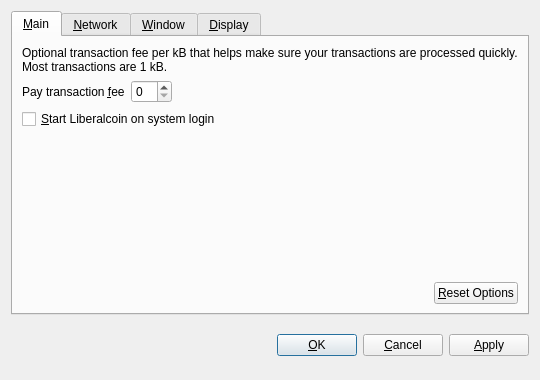
<?xml version="1.0" encoding="UTF-8"?>
<ui version="4.0">
 <class>OptionsDialog</class>
 <widget class="QDialog" name="OptionsDialog">
  <property name="geometry">
   <rect>
    <x>0</x>
    <y>0</y>
    <width>540</width>
    <height>380</height>
   </rect>
  </property>
  <property name="windowTitle">
   <string>Options</string>
  </property>
  <property name="modal">
   <bool>true</bool>
  </property>
  <layout class="QVBoxLayout" name="verticalLayout">
   <item>
    <widget class="QTabWidget" name="tabWidget">
     <property name="tabPosition">
      <enum>QTabWidget::North</enum>
     </property>
     <property name="currentIndex">
      <number>0</number>
     </property>
     <widget class="QWidget" name="tabMain">
      <attribute name="title">
       <string>&amp;Main</string>
      </attribute>
      <layout class="QVBoxLayout" name="verticalLayout_Main">
       <item>
        <widget class="QLabel" name="transactionFeeInfoLabel">
         <property name="text">
          <string>Optional transaction fee per kB that helps make sure your transactions are processed quickly. Most transactions are 1 kB.</string>
         </property>
         <property name="textFormat">
          <enum>Qt::PlainText</enum>
         </property>
         <property name="wordWrap">
          <bool>true</bool>
         </property>
        </widget>
       </item>
       <item>
        <layout class="QHBoxLayout" name="horizontalLayout_1_Main">
         <item>
          <widget class="QLabel" name="transactionFeeLabel">
           <property name="text">
            <string>Pay transaction &amp;fee</string>
           </property>
           <property name="textFormat">
            <enum>Qt::PlainText</enum>
           </property>
           <property name="buddy">
            <cstring>transactionFee</cstring>
           </property>
          </widget>
         </item>
         <item>
          <widget class="BitcoinAmountField" name="transactionFee"/>
         </item>
         <item>
          <spacer name="horizontalSpacer_1_Main">
           <property name="orientation">
            <enum>Qt::Horizontal</enum>
           </property>
           <property name="sizeHint" stdset="0">
            <size>
             <width>40</width>
             <height>20</height>
            </size>
           </property>
          </spacer>
         </item>
        </layout>
       </item>
       <item>
        <widget class="QCheckBox" name="bitcoinAtStartup">
         <property name="toolTip">
          <string>Automatically start Liberalcoin after logging in to the system.</string>
         </property>
         <property name="text">
          <string>&amp;Start Liberalcoin on system login</string>
         </property>
        </widget>
       </item>
       <item>
        <spacer name="verticalSpacer_Main">
         <property name="orientation">
          <enum>Qt::Vertical</enum>
         </property>
         <property name="sizeHint" stdset="0">
          <size>
           <width>20</width>
           <height>40</height>
          </size>
         </property>
        </spacer>
       </item>
       <item>
        <layout class="QHBoxLayout" name="horizontalLayout_2_Main">
         <item>
          <spacer name="horizontalSpacer_2_Main">
           <property name="orientation">
            <enum>Qt::Horizontal</enum>
           </property>
           <property name="sizeHint" stdset="0">
            <size>
             <width>40</width>
             <height>20</height>
            </size>
           </property>
          </spacer>
         </item>
         <item>
          <widget class="QPushButton" name="resetButton">
           <property name="toolTip">
            <string>Reset all client options to default.</string>
           </property>
           <property name="text">
            <string>&amp;Reset Options</string>
           </property>
           <property name="autoDefault">
            <bool>false</bool>
           </property>
          </widget>
         </item>
        </layout>
       </item>
      </layout>
     </widget>
     <widget class="QWidget" name="tabNetwork">
      <attribute name="title">
       <string>&amp;Network</string>
      </attribute>
      <layout class="QVBoxLayout" name="verticalLayout_Network">
       <item>
        <widget class="QCheckBox" name="mapPortUpnp">
         <property name="toolTip">
          <string>Automatically open the Liberalcoin client port on the router. This only works when your router supports UPnP and it is enabled.</string>
         </property>
         <property name="text">
          <string>Map port using &amp;UPnP</string>
         </property>
        </widget>
       </item>
       <item>
        <widget class="QCheckBox" name="connectSocks">
         <property name="toolTip">
          <string>Connect to the Liberalcoin network through a SOCKS proxy (e.g. when connecting through Tor).</string>
         </property>
         <property name="text">
          <string>&amp;Connect through SOCKS proxy:</string>
         </property>
        </widget>
       </item>
       <item>
        <layout class="QHBoxLayout" name="horizontalLayout_Network">
         <item>
          <widget class="QLabel" name="proxyIpLabel">
           <property name="text">
            <string>Proxy &amp;IP:</string>
           </property>
           <property name="textFormat">
            <enum>Qt::PlainText</enum>
           </property>
           <property name="buddy">
            <cstring>proxyIp</cstring>
           </property>
          </widget>
         </item>
         <item>
          <widget class="QValidatedLineEdit" name="proxyIp">
           <property name="maximumSize">
            <size>
             <width>140</width>
             <height>16777215</height>
            </size>
           </property>
           <property name="toolTip">
            <string>IP address of the proxy (e.g. 127.0.0.1)</string>
           </property>
          </widget>
         </item>
         <item>
          <widget class="QLabel" name="proxyPortLabel">
           <property name="text">
            <string>&amp;Port:</string>
           </property>
           <property name="textFormat">
            <enum>Qt::PlainText</enum>
           </property>
           <property name="buddy">
            <cstring>proxyPort</cstring>
           </property>
          </widget>
         </item>
         <item>
          <widget class="QLineEdit" name="proxyPort">
           <property name="maximumSize">
            <size>
             <width>55</width>
             <height>16777215</height>
            </size>
           </property>
           <property name="toolTip">
            <string>Port of the proxy (e.g. 9050)</string>
           </property>
          </widget>
         </item>
         <item>
          <widget class="QLabel" name="socksVersionLabel">
           <property name="text">
            <string>SOCKS &amp;Version:</string>
           </property>
           <property name="textFormat">
            <enum>Qt::PlainText</enum>
           </property>
           <property name="buddy">
            <cstring>socksVersion</cstring>
           </property>
          </widget>
         </item>
         <item>
          <widget class="QValueComboBox" name="socksVersion">
           <property name="toolTip">
            <string>SOCKS version of the proxy (e.g. 5)</string>
           </property>
          </widget>
         </item>
         <item>
          <spacer name="horizontalSpacer_Network">
           <property name="orientation">
            <enum>Qt::Horizontal</enum>
           </property>
           <property name="sizeHint" stdset="0">
            <size>
             <width>40</width>
             <height>20</height>
            </size>
           </property>
          </spacer>
         </item>
        </layout>
       </item>
       <item>
        <spacer name="verticalSpacer_Network">
         <property name="orientation">
          <enum>Qt::Vertical</enum>
         </property>
         <property name="sizeHint" stdset="0">
          <size>
           <width>20</width>
           <height>40</height>
          </size>
         </property>
        </spacer>
       </item>
      </layout>
     </widget>
     <widget class="QWidget" name="tabWindow">
      <attribute name="title">
       <string>&amp;Window</string>
      </attribute>
      <layout class="QVBoxLayout" name="verticalLayout_Window">
       <item>
        <widget class="QCheckBox" name="minimizeToTray">
         <property name="toolTip">
          <string>Show only a tray icon after minimizing the window.</string>
         </property>
         <property name="text">
          <string>&amp;Minimize to the tray instead of the taskbar</string>
         </property>
        </widget>
       </item>
       <item>
        <widget class="QCheckBox" name="minimizeOnClose">
         <property name="toolTip">
          <string>Minimize instead of exit the application when the window is closed. When this option is enabled, the application will be closed only after selecting Quit in the menu.</string>
         </property>
         <property name="text">
          <string>M&amp;inimize on close</string>
         </property>
        </widget>
       </item>
       <item>
        <spacer name="verticalSpacer_Window">
         <property name="orientation">
          <enum>Qt::Vertical</enum>
         </property>
         <property name="sizeHint" stdset="0">
          <size>
           <width>20</width>
           <height>40</height>
          </size>
         </property>
        </spacer>
       </item>
      </layout>
     </widget>
     <widget class="QWidget" name="tabDisplay">
      <attribute name="title">
       <string>&amp;Display</string>
      </attribute>
      <layout class="QVBoxLayout" name="verticalLayout_Display">
       <item>
        <layout class="QHBoxLayout" name="horizontalLayout_1_Display">
         <item>
          <widget class="QLabel" name="langLabel">
           <property name="text">
            <string>User Interface &amp;language:</string>
           </property>
           <property name="textFormat">
            <enum>Qt::PlainText</enum>
           </property>
           <property name="buddy">
            <cstring>lang</cstring>
           </property>
          </widget>
         </item>
         <item>
          <widget class="QValueComboBox" name="lang">
           <property name="toolTip">
            <string>The user interface language can be set here. This setting will take effect after restarting Liberalcoin.</string>
           </property>
          </widget>
         </item>
        </layout>
       </item>
       <item>
        <layout class="QHBoxLayout" name="horizontalLayout_2_Display">
         <item>
          <widget class="QLabel" name="unitLabel">
           <property name="text">
            <string>&amp;Unit to show amounts in:</string>
           </property>
           <property name="textFormat">
            <enum>Qt::PlainText</enum>
           </property>
           <property name="buddy">
            <cstring>unit</cstring>
           </property>
          </widget>
         </item>
         <item>
          <widget class="QValueComboBox" name="unit">
           <property name="toolTip">
            <string>Choose the default subdivision unit to show in the interface and when sending coins.</string>
           </property>
          </widget>
         </item>
        </layout>
       </item>
       <item>
        <widget class="QCheckBox" name="displayAddresses">
         <property name="toolTip">
          <string>Whether to show Liberalcoin addresses in the transaction list or not.</string>
         </property>
         <property name="text">
          <string>&amp;Display addresses in transaction list</string>
         </property>
        </widget>
       </item>
       <item>
        <widget class="QCheckBox" name="coinControlFeatures">
         <property name="toolTip">
          <string>Whether to show coin control features or not.</string>
         </property>
         <property name="text">
          <string>Display coin &amp;control features (experts only!)</string>
         </property>
        </widget>
       </item>
       <item>
        <spacer name="verticalSpacer_Display">
         <property name="orientation">
          <enum>Qt::Vertical</enum>
         </property>
         <property name="sizeHint" stdset="0">
          <size>
           <width>20</width>
           <height>40</height>
          </size>
         </property>
        </spacer>
       </item>
      </layout>
     </widget>
    </widget>
   </item>
   <item>
    <layout class="QHBoxLayout" name="horizontalLayout_Buttons">
     <item>
      <spacer name="horizontalSpacer_1">
       <property name="orientation">
        <enum>Qt::Horizontal</enum>
       </property>
       <property name="sizeHint" stdset="0">
        <size>
         <width>40</width>
         <height>48</height>
        </size>
       </property>
      </spacer>
     </item>
     <item>
      <widget class="QLabel" name="statusLabel">
       <property name="font">
        <font>
         <weight>75</weight>
         <bold>true</bold>
        </font>
       </property>
       <property name="text">
        <string/>
       </property>
       <property name="textFormat">
        <enum>Qt::PlainText</enum>
       </property>
       <property name="wordWrap">
        <bool>true</bool>
       </property>
      </widget>
     </item>
     <item>
      <spacer name="horizontalSpacer_2">
       <property name="orientation">
        <enum>Qt::Horizontal</enum>
       </property>
       <property name="sizeHint" stdset="0">
        <size>
         <width>40</width>
         <height>48</height>
        </size>
       </property>
      </spacer>
     </item>
     <item>
      <widget class="QPushButton" name="okButton">
       <property name="text">
        <string>&amp;OK</string>
       </property>
      </widget>
     </item>
     <item>
      <widget class="QPushButton" name="cancelButton">
       <property name="text">
        <string>&amp;Cancel</string>
       </property>
       <property name="autoDefault">
        <bool>false</bool>
       </property>
      </widget>
     </item>
     <item>
      <widget class="QPushButton" name="applyButton">
       <property name="text">
        <string>&amp;Apply</string>
       </property>
       <property name="autoDefault">
        <bool>false</bool>
       </property>
      </widget>
     </item>
    </layout>
   </item>
  </layout>
 </widget>
 <customwidgets>
  <customwidget>
   <class>BitcoinAmountField</class>
   <extends>QSpinBox</extends>
   <header>bitcoinamountfield.h</header>
  </customwidget>
  <customwidget>
   <class>QValueComboBox</class>
   <extends>QComboBox</extends>
   <header>qvaluecombobox.h</header>
  </customwidget>
  <customwidget>
   <class>QValidatedLineEdit</class>
   <extends>QLineEdit</extends>
   <header>qvalidatedlineedit.h</header>
  </customwidget>
 </customwidgets>
 <resources/>
 <connections/>
</ui>
